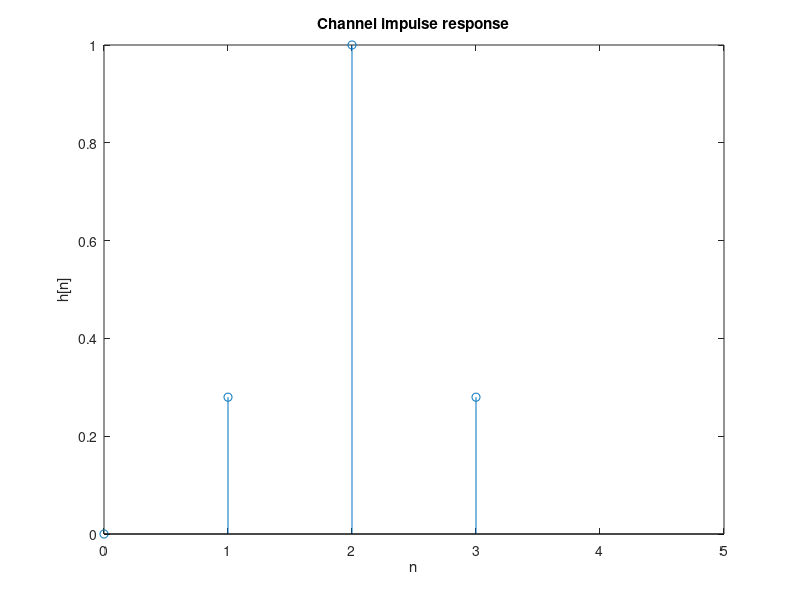
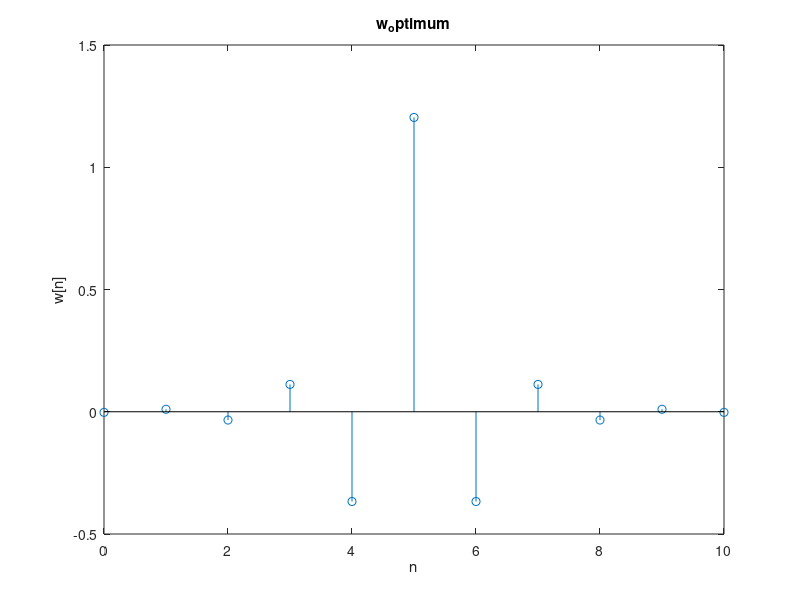
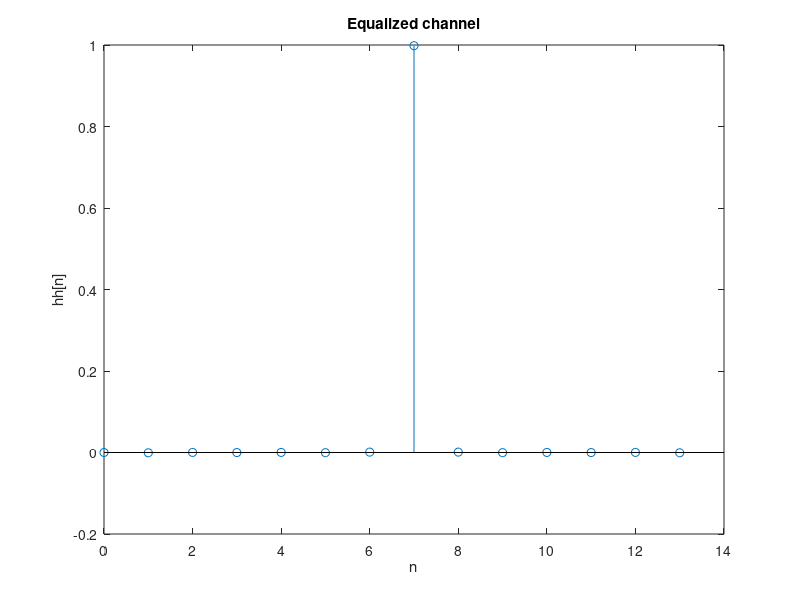
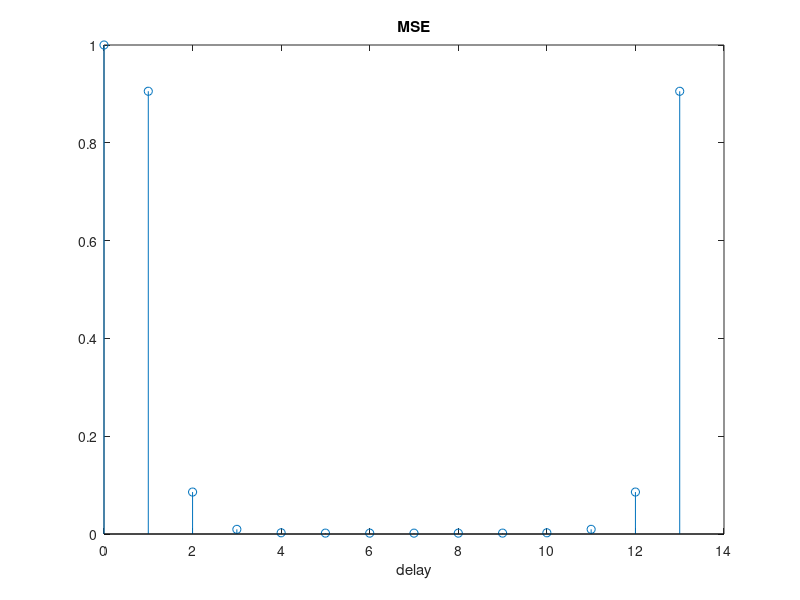

Reproduce these figures in MATLAB, in order.

clear all
W=3.1;
noise_power=0.001;

n = 1:3;
h1 = 0.5*(1+cos((2*pi/W)*(n-2)));    
h = [zeros(1) h1];
h=h.';
N=100000;
M=11;
x=(rand(N,1)>0.5)*2-1;

H=[h.' zeros(1,M-1)];
for i=2:M
    H(i,:)=circshift(H(i-1,:),1);
end

u=conv(h,x);
u=u+sqrt(noise_power)*randn(length(u),1);

R=H*H.'+noise_power*eye(M);
e=[1 zeros(1,13)].';

for delay=0:13
    p=H*e;
    e=circshift(e,1);
    w=R\p;
    
    h_eq=conv(w,h);
    xx=conv(u,w);
    xxx=xx(delay+1:delay+N);
    
    MSE(delay+1)=mean((xxx-x).^2);
    %MSE(delay+1)=var(xxx-x);
    %MSE(delay+1)=(xxx(1)-x(1)).^2;
    
    if MSE(delay+1)==min(MSE)
        w_opt=w;
        hh_opt=h_eq;
    end
end

figure(1)
stem(0:length(h)-1,h);
axis([0, 5,-inf, inf]);
title('Channel impulse response');
xlabel('n');ylabel('h[n]');

figure(2)
stem(0:length(w_opt)-1,w_opt)
title('w_optimum');
xlabel('n');ylabel('w[n]');

figure(3)
stem(0:length(hh_opt)-1,hh_opt)
title('Equalized channel')
xlabel('n');ylabel('hh[n]');

figure(4)
stem(0:length(MSE)-1,MSE);
title('MSE');
xlabel('delay');

min(MSE)
